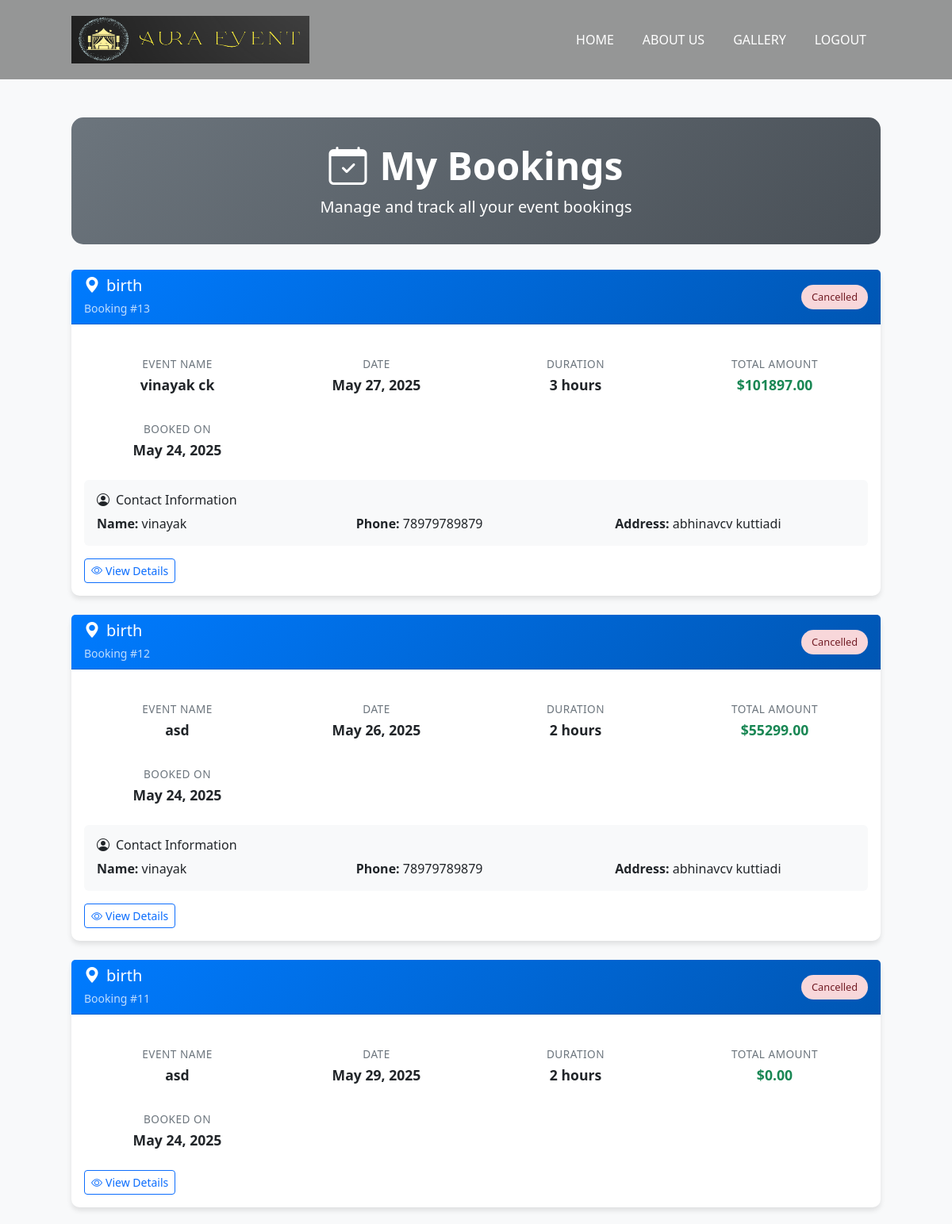
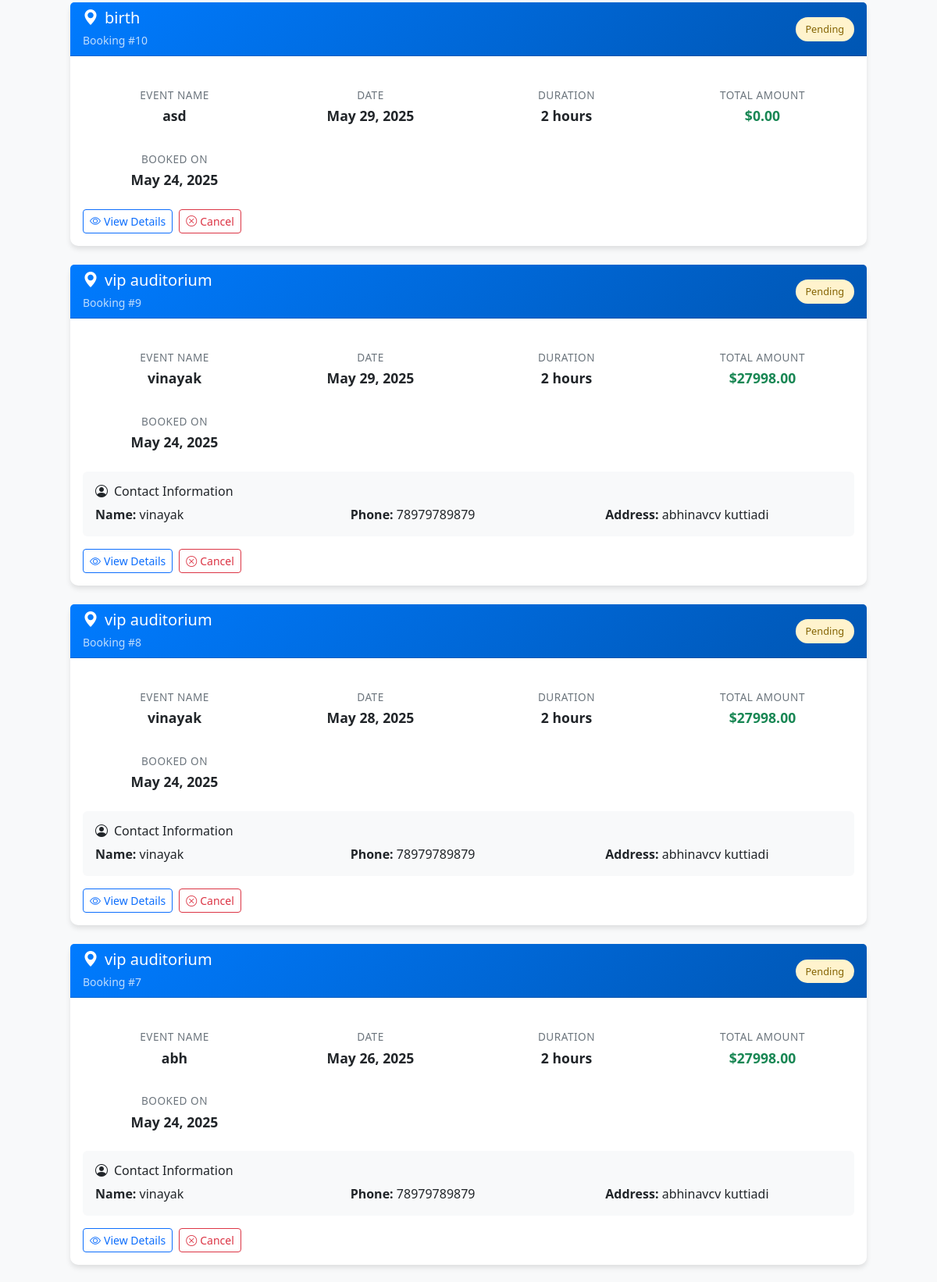
Page /my-bookings/ (signed in, upper part) on the committed database (2 pictures, top to bottom).
### Aura/models.py (models this page shows, shortened)
class Booking(models.Model):
    STATUS_CHOICES = [
        ('pending', 'Pending'),
        ('confirmed', 'Confirmed'),
        ('cancelled', 'Cancelled'),
        ('completed', 'Completed'),
    ]
    user = models.ForeignKey(User, on_delete=models.CASCADE)
    product = models.ForeignKey(Product, on_delete=models.CASCADE)
    name = models.CharField(max_length=250)
    date = models.DateField()
    duration = models.CharField(max_length=100)
    address = models.ForeignKey(Address, on_delete=models.CASCADE, null=True, blank=True)
    total_price = models.DecimalField(max_digits=10, decimal_places=2)
    status = models.CharField(max_length=20, choices=STATUS_CHOICES, default='pending')
    created_at = models.DateTimeField(default=timezone.now)
    updated_at = models.DateTimeField(auto_now=True)
    class Meta:
        ordering = ['-created_at']

class Product(models.Model):
    name= models.CharField(max_length=250)
    price= models.FloatField()
    image= models.ImageField(upload_to='product/')
    image1 = models.ImageField(upload_to='path/to/upload/', null=True, blank=True)
    image2 = models.ImageField(upload_to='path/to/upload/', null=True, blank=True)
    image3 = models.ImageField(upload_to='path/to/upload/', null=True, blank=True)
    image4 = models.ImageField(upload_to='path/to/upload/', null=True, blank=True)
    description= models.TextField()
    location=models.TextField()
    event= models.ForeignKey(event, on_delete=models.CASCADE,null=True)
    capacity=models.TextField()

class Address(models.Model):
    user = models.ForeignKey(User, on_delete=models.CASCADE)
    name=models.CharField(max_length=225)
    address=models.TextField()
    phone=models.CharField(max_length=12)

### Aura/views.py (the view)
# urls.py: path('my-bookings/', views.my_bookings, name='my_bookings'),
@login_required
def my_bookings(request):
    bookings = Booking.objects.filter(user=request.user).order_by('-created_at')
    paginator = Paginator(bookings, 10)  # 10 bookings per page
    page = request.GET.get('page')
    bookings = paginator.get_page(page)
    return render(request, 'my_bookings.html', {'bookings': bookings})

### Aura/templates/my_bookings.html (shortened to what this page needs)
{% load static %}
<!DOCTYPE html>
<html lang="en">
<head>
  <link href="https://cdn.jsdelivr.net/npm/bootstrap@5.3.2/dist/css/bootstrap.min.css" rel="stylesheet">
  <link rel="stylesheet" href="https://cdn.jsdelivr.net/npm/bootstrap-icons@1.10.5/font/bootstrap-icons.css">
</head>
<body class="bg-light">
    <nav class="navbar navbar-expand-lg navbar-dark">
        <div class="container">
            <a class="navbar-brand" href="{% url 'home' %}"  >
                <img src="{% static 'photos/Aura_event 1.png' %}" alt="Event Logo">
            </a>
            <div class="collapse navbar-collapse" id="navbarNav">
                <ul class="navbar-nav ms-auto">
                    <li class="nav-item">
                        <a class="nav-link active" href="{% url 'home' %}">HOME</a>
                    </li>
                    <li class="nav-item">
                        <a class="nav-link active" href="{% url 'about' %}">
                            ABOUT US
                        </a>
                    </li>
                    <li class="nav-item">
                        <a class="nav-link active" href="{% url 'gallery' %}">GALLERY</a>
                    </li>
                    {% if user.is_authenticated %}
                    <li class="nav-item">
                        <a class="nav-link active" href="{% url 'signout' %}">LOGOUT</a>
                    </li>
                    {% else %}
                    <li class="nav-item">
                        <a class="nav-link active" href="{% url 'signin' %}">LOGIN</a>
                    </li>
                    {% endif %}
                </ul>
            </div>
        </div>
    </nav>
  <div class="container py-5">
    <div class="page-header">
      <h1 class="display-5 fw-bold mb-2">
        <i class="bi bi-calendar-check me-3"></i>My Bookings
      </h1>
      <p class="lead mb-0">Manage and track all your event bookings</p>
    </div>
    {% if bookings %}
      <div class="row">
        {% for booking in bookings %}
        <div class="col-12">
          <div class="card booking-card">
            <div class="card-header booking-header">
              <div class="d-flex justify-content-between align-items-center">
                <div>
                  <h5 class="mb-1">
                    <i class="bi bi-geo-alt-fill me-2"></i>{{ booking.product.name|default:"Venue" }}
                  </h5>
                  <small class="opacity-75">Booking #{{ booking.id }}</small>
                </div>
                <div class="text-end">
                  <span class="status-badge
                    {% if booking.status == 'pending' %}status-pending
                    {% elif booking.status == 'confirmed' %}status-confirmed
                    {% elif booking.status == 'cancelled' %}status-cancelled
                    {% elif booking.status == 'completed' %}status-completed
                    {% endif %}">
                    {{ booking.status|title }}
                  </span>
                </div>
              </div>
            </div>
            <div class="card-body">
              <div class="booking-details">
                <div class="detail-item">
                  <div class="detail-label">Event Name</div>
                  <div class="detail-value">{{ booking.name|default:"Event Booking" }}</div>
                </div>
                <div class="detail-item">
                  <div class="detail-label">Date</div>
                  <div class="detail-value">{{ booking.date|date:"M d, Y" }}</div>
                </div>
                <div class="detail-item">
                  <div class="detail-label">Duration</div>
                  <div class="detail-value">{{ booking.duration|default:"N/A" }} hours</div>
                </div>
                <div class="detail-item">
                  <div class="detail-label">Total Amount</div>
                  <div class="detail-value text-success">${{ booking.total_price }}</div>
                </div>
                <div class="detail-item">
                  <div class="detail-label">Booked On</div>
                  <div class="detail-value">{{ booking.created_at|date:"M d, Y" }}</div>
                </div>
              </div>
              {% if booking.address %}
              <div class="mt-3 p-3 bg-light rounded">
                <h6 class="mb-2"><i class="bi bi-person-circle me-2"></i>Contact Information</h6>
                <div class="row">
                  <div class="col-md-4">
                    <strong>Name:</strong> {{ booking.address.name }}
                  </div>
                  <div class="col-md-4">
                    <strong>Phone:</strong> {{ booking.address.phone }}
                  </div>
                  <div class="col-md-4">
                    <strong>Address:</strong> {{ booking.address.address|truncatechars:30 }}
                  </div>
                </div>
              </div>
              {% endif %}
              <div class="d-flex action-buttons mt-3">
                <a href="{% url 'booking_confirmation' booking.id %}" class="btn btn-outline-primary btn-sm">
                  <i class="bi bi-eye me-1"></i>View Details
                </a>
                {% if booking.status == 'pending' %}
                <button class="btn btn-outline-danger btn-sm" onclick="cancelBooking({{ booking.id }})">
                  <i class="bi bi-x-circle me-1"></i>Cancel
                </button>
                {% endif %}
              </div>
            </div>
          </div>
        </div>
        {% endfor %}
      </div>
    {% endif %}
  </div>
</body>
</html>

### Aura/templates/my_bookings.html (style rules this page uses)
.navbar { background-color: rgba(0, 0, 0, 0.4); padding: 15px 0; }
.navbar-brand img { height: 60px; width: 300px; }
.navbar-nav .nav-link { color: var(--secondary-color); font-weight: 500; margin: 0 10px; }
.container { padding-left: 5%; padding-right: 5%; }
.page-header { background: linear-gradient(135deg, #6c757d, #495057); color: white; text-align: center; padding: 2rem 1rem; border-radius: 15px; margin-bottom: 2rem; }
.booking-card { box-shadow: 0 4px 6px rgba(0, 0, 0, 0.1); border: none; border-radius: 10px; margin-bottom: 1.5rem; transition: transform 0.2s ease; }
.status-badge { font-size: 0.8rem; padding: 0.4rem 0.8rem; border-radius: 20px; }
.status-pending { background-color: #fff3cd; color: #856404; }
.status-cancelled { background-color: #f8d7da; color: #721c24; }
.booking-header { background: linear-gradient(135deg, #007bff, #0056b3); color: white; border-radius: 10px 10px 0 0; }
.booking-details { display: grid; grid-template-columns: repeat(auto-fit, minmax(200px, 1fr)); gap: 1rem; margin: 1rem 0; }
.detail-item { text-align: center; padding: 0.5rem; }
.detail-label { font-size: 0.85rem; color: #6c757d; font-weight: 500; text-transform: uppercase; letter-spacing: 0.5px; }
.detail-value { font-size: 1.1rem; font-weight: 600; color: #212529; margin-top: 0.2rem; }
.action-buttons { gap: 0.5rem; }

### rows in the picture
Booking: product.name "birth", id "13", status "Cancelled", name "vinayak ck", date "May 27, 2025", duration "3", total_price "101897.00", created_at "May 24, 2025", address.name "vinayak", address.phone "78979789879", address.address "abhinavcv kuttiadi"
Booking: product.name "birth", id "12", status "Cancelled", name "asd", date "May 26, 2025", duration "2", total_price "55299.00", created_at "May 24, 2025", address.name "vinayak", address.phone "78979789879", address.address "abhinavcv kuttiadi"
Booking: product.name "birth", id "11", status "Cancelled", name "asd", date "May 29, 2025", duration "2", total_price "0.00", created_at "May 24, 2025"
Booking: product.name "birth", id "10", status "Pending", name "asd", date "May 29, 2025", duration "2", total_price "0.00", created_at "May 24, 2025"
Booking: product.name "vip auditorium", id "9", status "Pending", name "vinayak", date "May 29, 2025", duration "2", total_price "27998.00", created_at "May 24, 2025", address.name "vinayak", address.phone "78979789879", address.address "abhinavcv kuttiadi"
Booking: product.name "vip auditorium", id "8", status "Pending", name "vinayak", date "May 28, 2025", duration "2", total_price "27998.00", created_at "May 24, 2025", address.name "vinayak", address.phone "78979789879", address.address "abhinavcv kuttiadi"
Booking: product.name "vip auditorium", id "7", status "Pending", name "abh", date "May 26, 2025", duration "2", total_price "27998.00", created_at "May 24, 2025", address.name "vinayak", address.phone "78979789879", address.address "abhinavcv kuttiadi"
